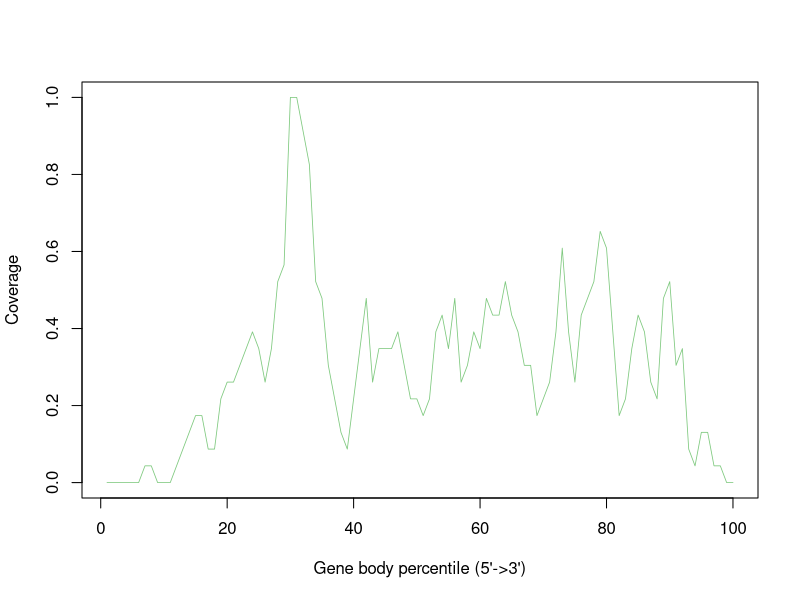

The R source for this figure:
GSM4486061_Aligned.sortedByCoord_sorted.out <- c(0.0,0.0,0.0,0.0,0.0,0.0,0.043478260869565216,0.043478260869565216,0.0,0.0,0.0,0.043478260869565216,0.08695652173913043,0.13043478260869565,0.17391304347826086,0.17391304347826086,0.08695652173913043,0.08695652173913043,0.21739130434782608,0.2608695652173913,0.2608695652173913,0.30434782608695654,0.34782608695652173,0.391304347826087,0.34782608695652173,0.2608695652173913,0.34782608695652173,0.5217391304347826,0.5652173913043478,1.0,1.0,0.9130434782608695,0.8260869565217391,0.5217391304347826,0.4782608695652174,0.30434782608695654,0.21739130434782608,0.13043478260869565,0.08695652173913043,0.21739130434782608,0.34782608695652173,0.4782608695652174,0.2608695652173913,0.34782608695652173,0.34782608695652173,0.34782608695652173,0.391304347826087,0.30434782608695654,0.21739130434782608,0.21739130434782608,0.17391304347826086,0.21739130434782608,0.391304347826087,0.43478260869565216,0.34782608695652173,0.4782608695652174,0.2608695652173913,0.30434782608695654,0.391304347826087,0.34782608695652173,0.4782608695652174,0.43478260869565216,0.43478260869565216,0.5217391304347826,0.43478260869565216,0.391304347826087,0.30434782608695654,0.30434782608695654,0.17391304347826086,0.21739130434782608,0.2608695652173913,0.391304347826087,0.6086956521739131,0.391304347826087,0.2608695652173913,0.43478260869565216,0.4782608695652174,0.5217391304347826,0.6521739130434783,0.6086956521739131,0.391304347826087,0.17391304347826086,0.21739130434782608,0.34782608695652173,0.43478260869565216,0.391304347826087,0.2608695652173913,0.21739130434782608,0.4782608695652174,0.5217391304347826,0.30434782608695654,0.34782608695652173,0.08695652173913043,0.043478260869565216,0.13043478260869565,0.13043478260869565,0.043478260869565216,0.043478260869565216,0.0,0.0)


pdf("GSM4486061.geneBodyCoverage.curves.pdf")
x=1:100
icolor = colorRampPalette(c("#7fc97f","#beaed4","#fdc086","#ffff99","#386cb0","#f0027f"))(1)
plot(x,GSM4486061_Aligned.sortedByCoord_sorted.out,type='l',xlab="Gene body percentile (5'->3')", ylab="Coverage",lwd=0.8,col=icolor[1])
dev.off()
